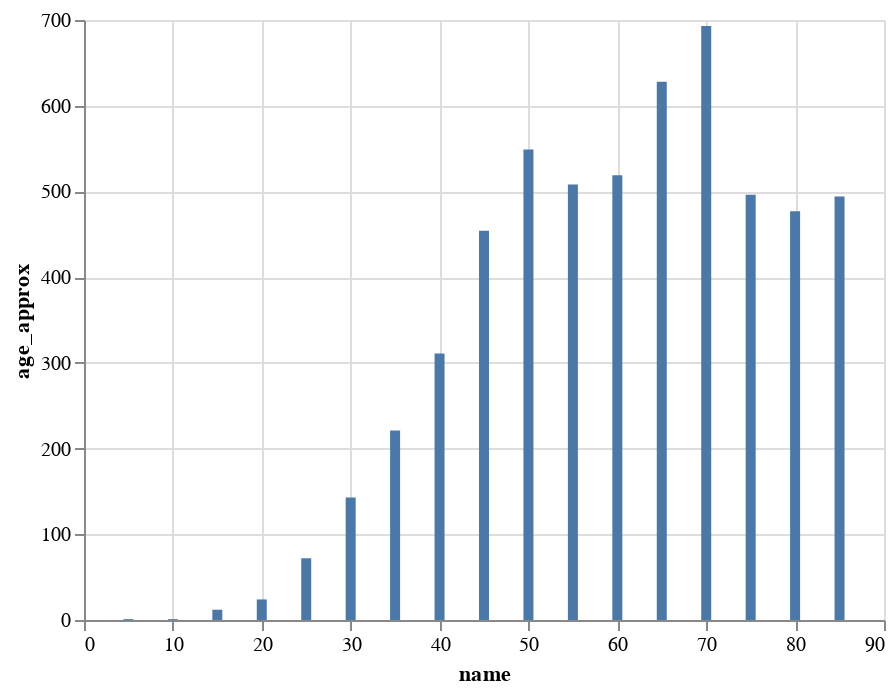

Notebook source saved alongside this figure:
### Code cell
df_age = pd.DataFrame(df_nodups.loc[df_target['benign_malignant'] == 'malignant'].age_approx.value_counts())
df_age['name'] = df_age.index
alt.Chart(df_age).mark_bar().encode(
    x='name',
    y='age_approx',
    tooltip=["name","age_approx"]
).interactive()

### Figure 1 — Vega-Lite specification as saved in the notebook (floating-point values rounded to 4 significant figures)
{"config": {"view": {"continuousWidth": 400, "continuousHeight": 300}}, "data": {"name": "data-9dcff7b1eed734a67b3e96e9f609c7dc"}, "mark": "bar", "encoding": {"tooltip": [{"type": "quantitative", "field": "name"}, {"type": "quantitative", "field": "age_approx"}], "x": {"type": "quantitative", "field": "name"}, "y": {"type": "quantitative", "field": "age_approx"}}, "selection": {"selector003": {"type": "interval", "bind": "scales", "encodings": ["x", "y"]}}, "$schema": "https://vega.github.io/schema/vega-lite/v4.8.1.json", "datasets": {"data-9dcff7b1eed734a67b3e96e9f609c7dc": [{"age_approx": 693, "name": 70.0}, {"age_approx": 628, "name": 65.0}, {"age_approx": 549, "name": 50.0}, {"age_approx": 519, "name": 60.0}, {"age_approx": 508, "name": 55.0}, {"age_approx": 496, "name": 75.0}, {"age_approx": 494, "name": 85.0}, {"age_approx": 477, "name": 80.0}, {"age_approx": 454, "name": 45.0}, {"age_approx": 311, "name": 40.0}, {"age_approx": 221, "name": 35.0}, {"age_approx": 143, "name": 30.0}, {"age_approx": 72, "name": 25.0}, {"age_approx": 24, "name": 20.0}, {"age_approx": 12, "name": 15.0}, {"age_approx": 1, "name": 10.0}, {"age_approx": 1, "name": 5.0}]}}
